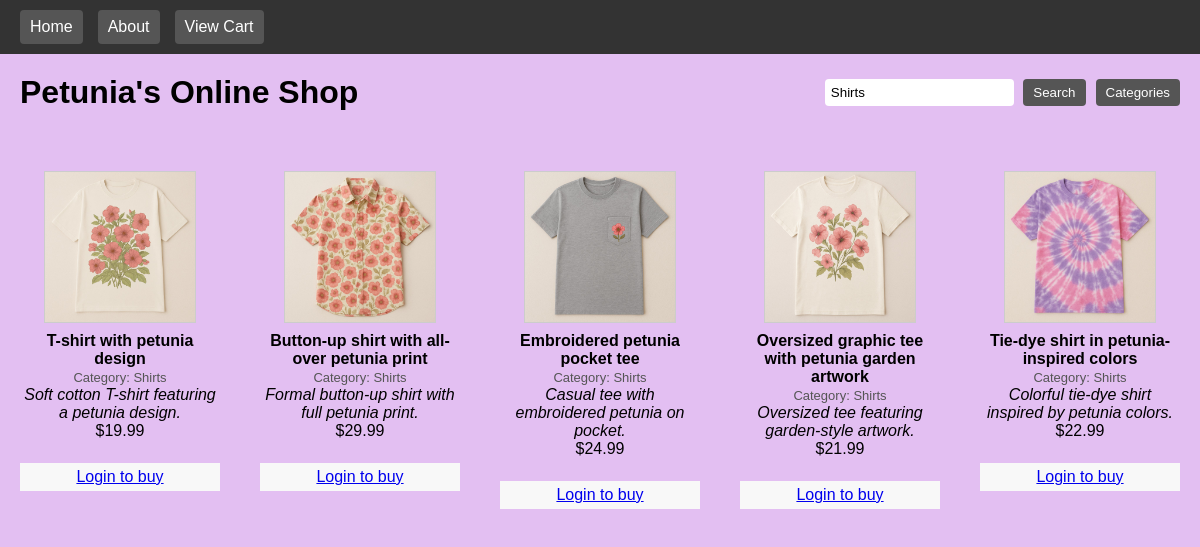
The page /FinalProject/display_pictures.php?category=Shirts on the database its author committed.
### tables this page shows
CREATE TABLE `PRODUCTS` (
  `PRODUCT_ID` int(11) NOT NULL,
  `EMPLOYEE_ID` int(11) DEFAULT NULL,
  `PRODUCT_NAME` varchar(100) DEFAULT NULL,
  `CATEGORY` varchar(100) DEFAULT NULL,
  `DESCRIPTION` text,
  `PRICE` decimal(10,2) DEFAULT NULL,
  `INVENTORY_COUNT` int(11) DEFAULT NULL,
  `IMAGES` varchar(255) DEFAULT NULL
);

### FinalProject/display_pictures.php (the view, shortened to what this page needs)
<?php
require 'config.php';
$category_filter = "";
if (isset($_GET['category']) && !empty($_GET['category'])) {
    $search = $db->real_escape_string($_GET['category']);
    $category_filter = "WHERE CATEGORY LIKE '%$search%' OR PRODUCT_NAME LIKE '%$search%' OR DESCRIPTION LIKE '%$search%'";
}
$sql = "SELECT PRODUCT_ID, PRODUCT_NAME, CATEGORY, DESCRIPTION, PRICE, IMAGES FROM PRODUCTS $category_filter";
$result = $db->query($sql);
?>
<!DOCTYPE html>
<html>
<head>
</head>
<body>
  <div class="header">
      <a href="landing_page.php">Home</a>
      <a href="aboutPetunia.php">About</a>
      <a href="cart.php">View Cart</a>
  </div>
  <div class="title-container">
      <h1>Petunia's Online Shop</h1>
      <div class="action-buttons">
        <form action="display_pictures.php" method="get">
          <input type="text" name="category" placeholder="Search by category, name, or description"
            value="<?php echo isset($_GET['category']) ? htmlspecialchars($_GET['category']) : ''; ?>">
          <input type="submit" class="btn" value="Search">
        </form>
        <div class="dropdown">
          <button class="btn">Categories</button>
        </div>
      </div>
  </div>
  <div class="products">
    <?php
    if ($result->num_rows > 0) {
        while ($row = $result->fetch_assoc()) {
            $img   = "Images/" . htmlspecialchars($row["IMAGES"]);
            $name  = htmlspecialchars($row["PRODUCT_NAME"]);
            $cat   = htmlspecialchars($row["CATEGORY"]);
            $desc  = htmlspecialchars($row["DESCRIPTION"]);
            $price = number_format($row["PRICE"], 2);
            $id    = intval($row["PRODUCT_ID"]);
            echo '<div class="product-card">';
              echo "<img src=\"$img\" alt=\"$name\" /><br/>";
              echo "<strong>$name</strong><br/>";
              echo "<span style='font-size: small; color: #555;'>Category: $cat</span><br/>";
              echo "<em>$desc</em><br/>";
              echo "<span>\$$price</span><br/><br/>";
              if (isset($_SESSION['user_id'])) {
                  echo "<form method='POST' action='add_to_cart.php'>";
                  echo "<input type='hidden' name='PRODUCT_ID' value='$id'>";
                  echo "Qty: <input type='number' name='quantity' min='1' value='1' style='width:50px;' required><br/><br/>";
                  echo "<input type='submit' value='Add to Cart' class='btn'>";
                  echo "</form>";
              } else {
                  echo "<div class='loginPrompt'><a href='login.php'>Login to buy</a></div>";
              }
            echo '</div>';
        }
    } else {
        echo "<p>No products found.</p>";
    }
    ?>
  </div>
</body>
</html>

### FinalProject/display_pictures.php (style rules this page uses)
body { background-color: #e3bff2; font-family: Arial, sans-serif; margin: 0; padding: 0; }
.header { background-color: #333; color: #fff; padding: 10px 20px; display: flex; align-items: center; }
.header a { color: #fff; text-decoration: none; margin-right: 15px; padding: 8px 10px; background-color: #555; border-radius: 4px; }
.title-container { display: flex; justify-content: space-between; align-items: center; padding: 20px; }
.title-container h1 { margin: 0; }
.action-buttons { display: flex; align-items: center; }
.action-buttons form { margin: 0 10px 0 0; }
.action-buttons input[type="text"] { padding: 6px; border: none; border-radius: 4px; margin-right: 5px; }
.btn { padding: 6px 10px; border: none; border-radius: 4px; background-color: #555; color: #fff; cursor: pointer; }
.dropdown { position: relative; display: inline-block; }
.products { display: flex; flex-wrap: wrap; justify-content: center; margin: 20px auto; }
.product-card { background-color: #e3bff2; padding: 10px; margin: 10px; width: 200px; text-align: center; }
.product-card img { width: 150px; border: 1px solid #ccc; margin-bottom: 5px; }
.loginPrompt { background: #f8f8f8; padding: 5px; margin-top: 5px; }

### rows shown on the page
products: IMAGES (picture), PRODUCT_NAME "T-shirt with petunia design", CATEGORY "Shirts", DESCRIPTION "Soft cotton T-shirt featuring a petunia design.", PRICE "19.99"
products: IMAGES (picture), PRODUCT_NAME "Button-up shirt with all-over petunia print", CATEGORY "Shirts", DESCRIPTION "Formal button-up shirt with full petunia print.", PRICE "29.99"
products: IMAGES (picture), PRODUCT_NAME "Embroidered petunia pocket tee", CATEGORY "Shirts", DESCRIPTION "Casual tee with embroidered petunia on pocket.", PRICE "24.99"
products: IMAGES (picture), PRODUCT_NAME "Oversized graphic tee with petunia garden artwork", CATEGORY "Shirts", DESCRIPTION "Oversized tee featuring garden-style artwork.", PRICE "21.99"
products: IMAGES (picture), PRODUCT_NAME "Tie-dye shirt in petunia-inspired colors", CATEGORY "Shirts", DESCRIPTION "Colorful tie-dye shirt inspired by petunia colors.", PRICE "22.99"
